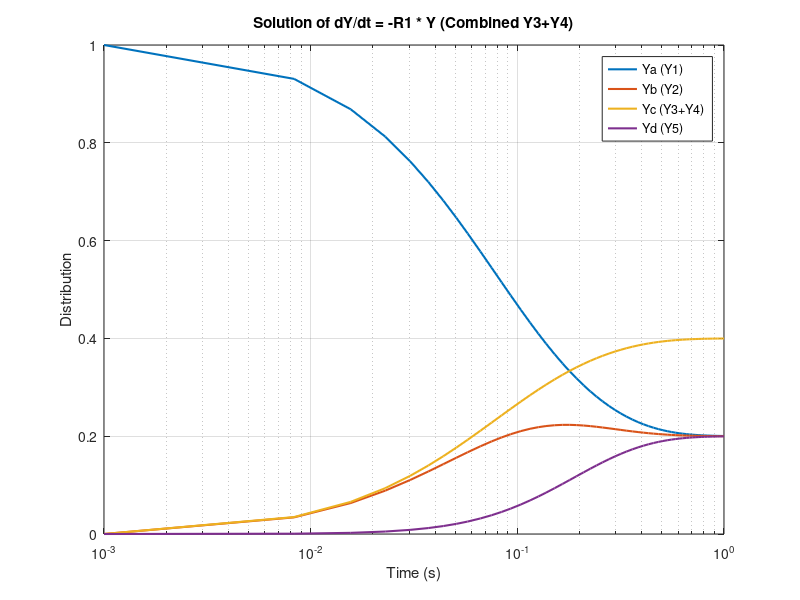

Write the MATLAB code that produced this figure.
% Define parameters
k0 = 5; % Given rate constant
R1 = k0 * [2 -1  0 -1  0;
           -1  2 -1  0  0;
            0 -1  2  0 -1;
           -1  0  0  2 -1;
            0  0 -1 -1  2]; % Matrix A

Y0 = [1; 0; 0; 0; 0]; % Initial condition (column vector)
tspan = [0.001, 1]; % Time span in s

% Define the matrix ODE function
matrix_ode = @(t, Y) -R1 * Y;

% Solve the ODE using ode45 with continuous output
[t, Y] = ode45(matrix_ode, tspan, Y0);

% Combine Y3 and Y4 into one variable: Yc = Y3 + Y4
% 构造新的矩阵：第一列为 Y1, 第二列为 Y2, 第三列为 Y3+Y4, 第四列为 Y5
Y_combined = [Y(:,1), Y(:,2), Y(:,3) + Y(:,4), Y(:,5)];

% Plot the smooth, continuous solution for the 4 curves
figure;
semilogx(t, Y_combined, 'LineWidth', 1.5);
xlabel('Time (s)');
ylabel('Distribution');
title('Solution of dY/dt = -R1 * Y (Combined Y3+Y4)');
legend('Ya (Y1)', 'Yb (Y2)', 'Yc (Y3+Y4)', 'Yd (Y5)');
grid on;

% Define desired time points for output
t_desired = [0.001, 0.005, 0.010, 0.020, 0.050, 0.100, 0.300, 0.500, 0.750, 1.000];

% Interpolate the solution to get Y values at the desired time points
Y_interp = interp1(t, Y_combined, t_desired, 'linear');  % 也可用 'spline' 进行平滑插值

% Output the desired time points and corresponding Y values for the 4 curves
disp('Desired time points and corresponding Y values (4 curves):');
for i = 1:length(t_desired)
    fprintf('t = %8.3f s: Ya = %8.4f, Yb = %8.4f, Yc = %8.4f, Yd = %8.4f\n', ...
            t_desired(i), Y_interp(i,1), Y_interp(i,2), Y_interp(i,3), Y_interp(i,4));
end
